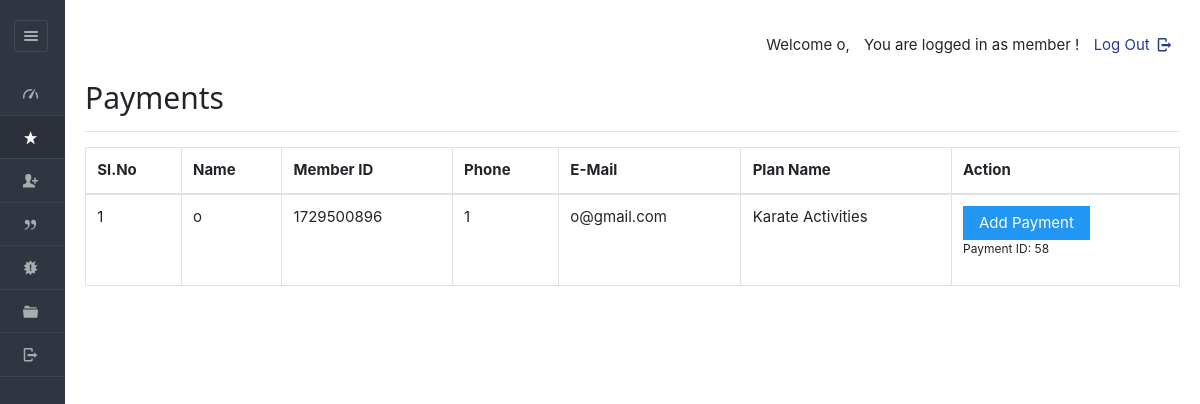
/dashboard/member/payments.php (signed in), run on an earlier commit of the app's database.
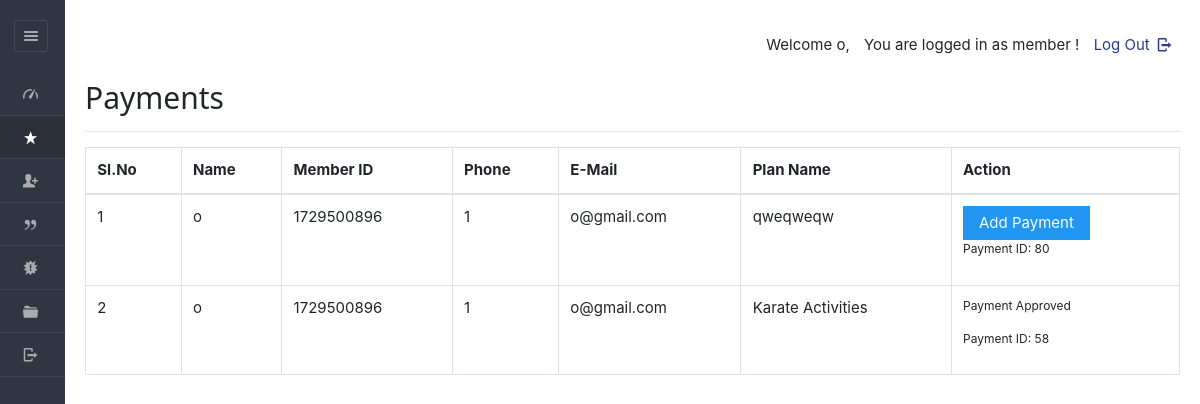
And on a later commit of the database.
### tables this page shows
CREATE TABLE `enrolls_to` (
  `et_id` int(100) NOT NULL,
  `planid` varchar(8) NOT NULL,
  `userid` varchar(20) NOT NULL,
  `paid_date` varchar(40) NOT NULL,
  `expire` varchar(40) NOT NULL,
  `hasPaid` varchar(5) NOT NULL DEFAULT 'no',
  `hasApproved` varchar(5) NOT NULL,
  `receiptIMG` varchar(100) NOT NULL
);

CREATE TABLE `users` (
  `userid` varchar(20) NOT NULL,
  `pass_key` varchar(100) NOT NULL,
  `imageid` varchar(200) NOT NULL,
  `username` varchar(40) NOT NULL,
  `fullName` varchar(100) NOT NULL,
  `gender` varchar(8) NOT NULL,
  `mobile` varchar(20) NOT NULL,
  `email` varchar(200) NOT NULL,
  `dob` varchar(40) NOT NULL,
  `joining_date` varchar(40) NOT NULL,
  `hasApproved` varchar(10) DEFAULT NULL
);

CREATE TABLE `plan` (
  `planid` varchar(8) NOT NULL,
  `planName` varchar(20) NOT NULL,
  `description` varchar(200) NOT NULL,
  `planType` varchar(50) NOT NULL,
  `startDate` varchar(50) NOT NULL,
  `endDate` varchar(50) NOT NULL,
  `duration` int(50) NOT NULL,
  `validity` varchar(20) NOT NULL DEFAULT 'Lifetime',
  `amount` int(10) NOT NULL DEFAULT 0,
  `active` varchar(255) NOT NULL
);

### dashboard/member/payments.php (the view, shortened to what this page needs)
<?php
$current_user_id = $_SESSION['userid'];
?>
<!DOCTYPE html>
<html lang="en">
<head>
    <link rel="stylesheet" href="../../css/style.css" id="style-resource-5">
    <link rel="stylesheet" href="../../css/dashMain.css">
    <link rel="stylesheet" type="text/css" href="../../css/entypo.css">
    <link href="a1style.css" type="text/css" rel="stylesheet">
    <link rel="stylesheet" href="../../css/bootstrap.min.css">
	<link rel="stylesheet" href="../../css/dashboard/sidebar.css">
</head>
<body class="page-body page-fade" onload="collapseSidebar()">
    <div class="page-container sidebar-collapsed" id="navbarcollapse">
        <div class="sidebar-menu">
            <header class="logo-env">
                <div class="sidebar-collapse" onclick="collapseSidebar()">
                    <a href="#" class="sidebar-collapse-icon with-animation">
                        <i class="entypo-menu"></i>
                    </a>
                </div>
            </header>
            <?php include('nav.php'); ?>
        </div>
        <div class="main-content">
            <div class="row">
                <div class="col-md-6 col-sm-8 clearfix"></div>
                <div class="col-md-6 col-sm-4 clearfix hidden-xs">
                    <ul class="list-inline links-list pull-right">
                        <li>
                            <a href="logout.php">Log Out <i class="entypo-logout right"></i></a>
                        </li>
                    </ul>
                </div>
            </div>
            <h2>Payments</h2>
            <hr />
<table class="table table-bordered">
    <thead>
        <tr>
            <th>Sl.No</th>
            <th>Name</th>
            <th>Member ID</th>
            <th>Phone</th>
            <th>E-Mail</th>
            <th>Plan Name</th>
            <th>Action</th>
        </tr>
    </thead>
    <tbody>
    <?php
    $query  = "SELECT enrolls_to.*, users.username, users.mobile, users.email, plan.planName
               FROM enrolls_to
               JOIN users ON enrolls_to.userid = users.userid
               JOIN plan ON enrolls_to.planid = plan.planid
               WHERE enrolls_to.userid = '$current_user_id'
               ORDER BY enrolls_to.expire";
    $result = mysqli_query($con, $query);
    $sno    = 1;
    if (mysqli_num_rows($result) > 0) {
        while ($row = mysqli_fetch_array($result, MYSQLI_ASSOC)) {
            $et_id = $row['et_id'];
            $uid = $row['userid'];
            $planid = $row['planid'];
            $hasPaid = $row['hasPaid'];
            $hasApproved = $row['hasApproved'];
            $planName = $row['planName'];
            echo "<tr><td>" . $sno . "</td>";
            echo "<td>" . $row['username'] . "</td>";
            echo "<td>" . $row['userid'] . "</td>";
            echo "<td>" . $row['mobile'] . "</td>";
            echo "<td>" . $row['email'] . "</td>";
            echo "<td>" . $planName . "</td>";
            $sno++;
            if ($hasPaid === 'no') {
                echo "<td>
                        <form action='make_payments.php' method='post'>
                            <input type='hidden' name='userID' value='" . $uid . "'/>
                            <input type='hidden' name='planID' value='" . $planid . "'/>
                            <input type='hidden' name='et_id' value='" . $et_id . "'/>
                            <input type='submit' class='a1-btn a1-blue' value='Add Payment'/>
                        </form>
                        <p>Payment ID: $et_id</p>
                      </td>";
            } elseif ($hasPaid === 'yes' && $hasApproved === 'no') {
                echo "<td>
                        <p>Payment Pending Approval</p>
                        <p>Payment ID: $et_id</p>
                      </td>";
            } elseif ($hasPaid === 'yes' && $hasApproved === 'yes') {
                echo "<td>
                        <p>Payment Approved</p>
                        <p>Payment ID: $et_id</p>
                      </td>";
            } else {
                echo "<td>No Action Needed</td>";
            }
            echo "</tr>";
        }
    } else {
        echo "<tr><td colspan='7'>No payment records found.</td></tr>";
    }
    ?>
    </tbody>
</table>
        </div>
    </body>
</html>

What changed in the data, as far as the page shows it:
added enrolls_to: userid.username "o", userid "1729500896", userid.mobile "1", userid.email "o@gmail.com", planid.planName "qweqweqw", et_id "80"
changed enrolls_to "Karate Activities": hasPaid "no" → "yes" (drawn); value "Add Payment" → (not shown)
